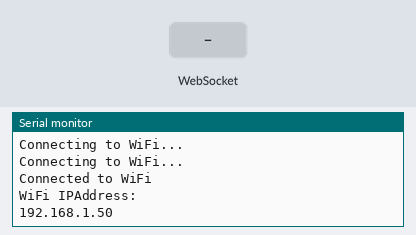
Recording of a sketch running on a simulated ESP8266 (NodeMCU). On the bench: the last lines printed to the serial monitor. The test bench sets the inputs (shaded band). WiFi joins after 1.5 s; servers stay silent unless stated.

Above: at 3.2 s.
3.3 s: WebSocket text "1" received
At 3.7 s:
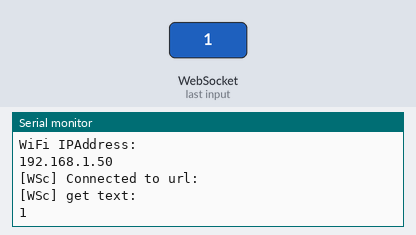
4.8 s: WebSocket text "0" received
At 6.0 s:
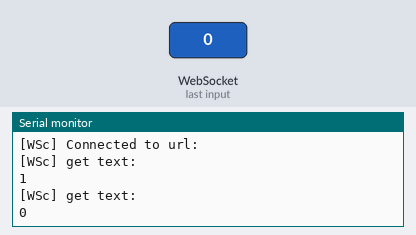
6.3 s: WebSocket text "2" received
At 7.1 s:
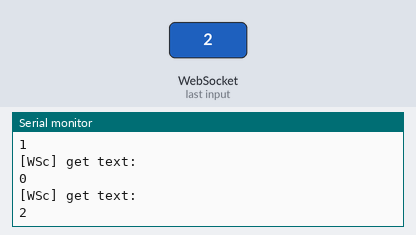
Timing chart, 0 to 9.3 s (numbered marks = the images above; inputs shaded):
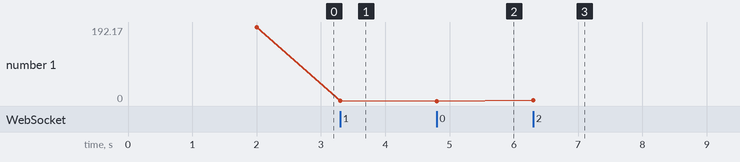

The sketch:

sketch_8266Wifi_WebSocket.ino
```cpp
#include <ESP8266WiFi.h>
#include <WebSocketsClient.h>

// WiFi parameters to be configured
const char* ssid = "";//   wifi 账号
const char* password = "";// wifi 密码

WebSocketsClient webSocket;

void setup() {
  Serial.begin(115200);
  // Connect to WiFi
  WiFi.begin(ssid, password);
  while (WiFi.status() != WL_CONNECTED) {
    delay(1000);
    Serial.println("Connecting to WiFi...");
  }
  Serial.println("Connected to WiFi");
   Serial.println("WiFi IPAddress:");
  Serial.println(WiFi.localIP().toString());

  // Setup WebSocket connection
  webSocket.begin("ws://192.168.31.81", 8088, "/my-websocket-endpoint");

  // Event handler
  webSocket.onEvent(webSocketEvent);

  // Start connection
  webSocket.setReconnectInterval(5000);
}

void loop() {
  webSocket.loop();
}

char receivedText[256];  // 用于保存接收到的文本

void webSocketEvent(WStype_t type, uint8_t * payload, size_t length) {
  switch(type) {
    case WStype_DISCONNECTED:
      Serial.println("[WSc] Disconnected!");
      break;
    case WStype_CONNECTED:
      Serial.println("[WSc] Connected to url: ");
      webSocket.sendTXT("Hello, WebSocket server!");// 发送内容
      break;
    case WStype_TEXT:
      Serial.println("[WSc] get text: ");
      strncpy(receivedText, reinterpret_cast<char*>(payload), sizeof(receivedText) - 1);
      receivedText[sizeof(receivedText) - 1] = '\0';  // 确保字符串以null结尾
      Serial.println(receivedText);// 接收内容
      break;
  }
}
```

Measured:
- after the input at 3.3 s, the serial monitor: prints a new line at once (image 1)
- after the input at 4.8 s, the serial monitor: prints a new line at once (image 2)
- after the input at 6.3 s, the serial monitor: prints a new line at once (image 3)
- plotted number 1: 192.17 → 1 after the input at 3.3 s, 1 → 0 after the input at 4.8 s, 0 → 2 after the input at 6.3 s
